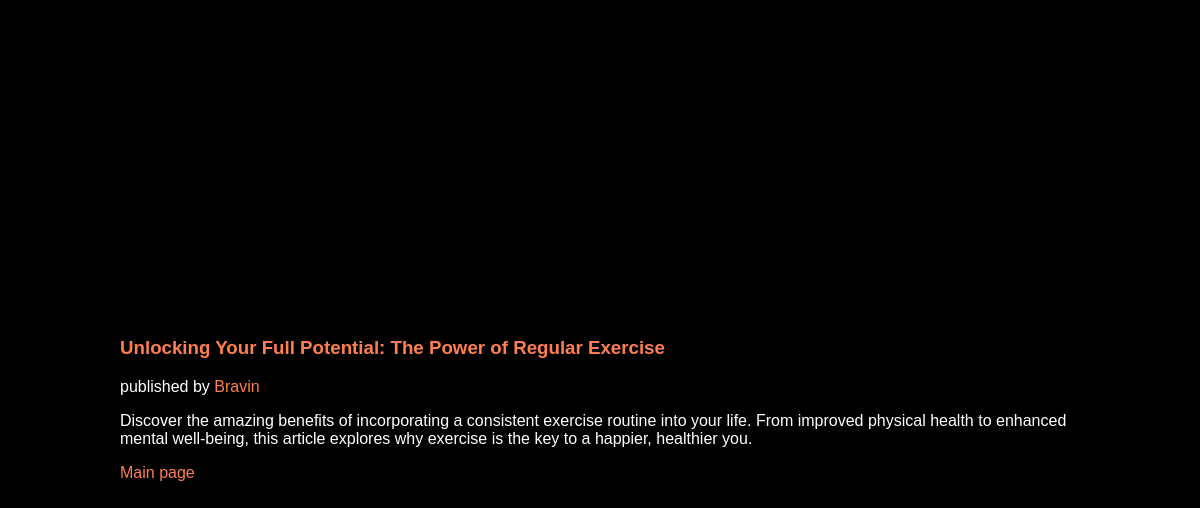
/1/, run on the app's committed database.
### blog/models.py (models this page shows, shortened)
class Blog(m.Model):
    title = m.CharField(max_length=255)
    body = m.TextField()
    pub_date = m.DateTimeField("date published")
    blogger = m.ForeignKey(Blogger, on_delete = m.CASCADE)

class Blogger(m.Model):
    name = m.CharField(max_length=255)
    username = m.CharField(max_length=255)
    bio = m.TextField()

### blog/views.py (the view)
# urls.py: path('<int:blog_id>/', views.article, name="article"),
def article(request, blog_id):
    blog = Blog.objects.get(pk = blog_id)
    context = {
        "blog":blog,
        "title": "blog",
    }
    return render(request, "blog/blog.html", context)

### blog/templates/blog/blog.html (shortened to what this page needs)
<!DOCTYPE html>
<html lang="en">
<head>
</head>
<body>
    <article>
    <h3>{{blog.title}}</h3>
    <p>published by <a href="{% url 'blog:writer' blog.blogger.id %}">{{blog.blogger.name}}</a></p>
        <p>{{blog.body}}</p>
        <a href="{% url 'blog:feed' %}">Main page</a></article>
        </body>
    </html>

### blog/templates/blog/blog.html (style rules this page uses)
* { list-style-type: none; text-decoration: none; font-family: chivo, sans-serif; }
body { background-color: black; color: white; width: 80%; height: 100vh; margin: auto; display: flex; align-items: center; }
a { color: coral; }
h3 { color: coral; }

### data on the page
Blog: title "Unlocking Your Full Potential: The Power of Regular Exercise", blogger.name "Bravin", body "Discover the amazing benefits of incorporating a consistent exercise routine into your life. From improved physical health to enhanced mental well-being, this article explores why exercise is the key to a happier, healthier you."
